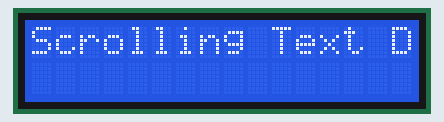
Recording of a sketch running on a simulated Arduino Uno, built with avr-gcc and run on an emulated ATmega328P. Parts: 16×2 character LCD.

Above: at 0.1 s.
At 1.23 s:
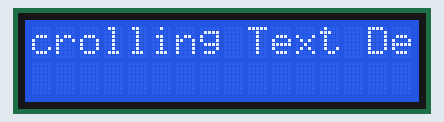
At 3.94 s:
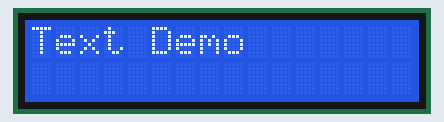
At 6.6 s:
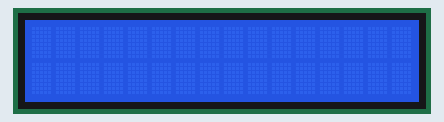
At 10.26 s:
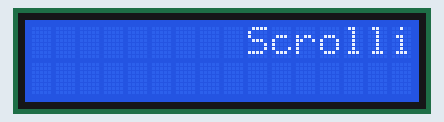
At 13.87 s:
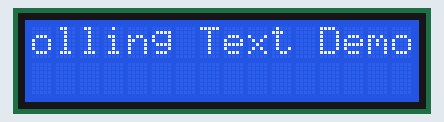

The sketch:

LCD_ScrollingDisplay.ino
```cpp
#include <LiquidCrystal_I2C.h>

LiquidCrystal_I2C lcd(0x27,16,2);  // set the LCD address to 0x3F for a 16 chars and 2 line display

void setup() {
  lcd.init();
  lcd.clear();
  lcd.backlight();      // Make sure backlight is on

  // Print a message
  lcd.print("Scrolling Text Demo");
  delay(1000);  // pause to read the message initially
}

void loop() {
  lcd.scrollDisplayLeft();   // scroll everything to the left by one position
  delay(300);                // small delay for visible scrolling speed
}
```

Measured:
- by itself, everything shown: repeats every 12.0 s, in 35 steps
- what the display in image 3 shows lasts 1.8 s, from 6.5 s to 8.3 s
